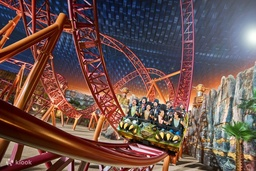
#> input picture imagesForLab3/tsah7c9evnal289z5fig.jpg, 256 x 171 px, shrunk from 750 x 500 before the run
$ python Laba4.py
#> lines starting #> are read from the running program, lines starting #| are printed output that depends on the picture
import cv2
import matplotlib.pyplot as plt
import numpy as np


def load_and_split_image_with_overlap(image_path, N, overlap=10):
#> called with image_path = 'imagesForLab3/tsah7c9evnal289z5fig.jpg', N = 250, overlap = 30
    image = cv2.imread(image_path)
#> image is the input picture: shape (171, 256, 3); mean B, G, R 77, 81.4, 108.5
    height, width = image.shape[:2]
#> height = 171; width = 256
    print(height, width)
#| 171 256
    part_width = width // N
#> part_width = 1
    return [image[:, max(0, i * part_width - overlap):min(width, (i + 1) * part_width + overlap)] for i in range(N)]


def detect_features(image):
    sift = cv2.SIFT_create(nfeatures=99999999)
    gray = cv2.cvtColor(image, cv2.COLOR_BGR2GRAY)
    keypoints, descriptors = sift.detectAndCompute(gray, None)
    return keypoints, descriptors


def match_features(desc1, desc2):
    if desc1 is None or desc2 is None or len(desc1) == 0 or len(desc2) == 0:
        return []
    matcher = cv2.BFMatcher()
    matches = matcher.knnMatch(desc1, desc2, k=2)
    good_matches = [m for m, n in matches if m.distance < 0.003 * n.distance]  # Adjusted threshold for practicality
    return good_matches


def stitch_images(img1, img2, kp1, kp2, matches):
    if len(matches) > 10:
        # Extract location of good matches
        points1 = np.float32([kp1[m.queryIdx].pt for m in matches])
        points2 = np.float32([kp2[m.trainIdx].pt for m in matches])

        # Find homography
        H, mask = cv2.findHomography(points2, points1, cv2.RANSAC, 5.0)
        if H is not None:
            # Obtain size of both images
            h1, w1 = img1.shape[:2]
            h2, w2 = img2.shape[:2]

            # Calculate corners of img1
            corners1 = np.float32([[0, 0], [0, h1], [w1, h1], [w1, 0]]).reshape(-1, 1, 2)
            # Calculate expected corners of img2 in the stitched image using homography
            corners2 = np.float32([[0, 0], [0, h2], [w2, h2], [w2, 0]]).reshape(-1, 1, 2)
            corners2_transformed = cv2.perspectiveTransform(corners2, H)

            # Find the combined bounding box of both images
            all_corners = np.concatenate((corners1, corners2_transformed), axis=0)
            xmin, ymin = np.int32(all_corners.min(axis=0).ravel())
            xmax, ymax = np.int32(all_corners.max(axis=0).ravel())

            # Adjust the translation matrix to avoid going out of bounds
            trans_dist = [-xmin, -ymin]
            trans_mat = np.array([[1, 0, trans_dist[0]], [0, 1, trans_dist[1]], [0, 0, 1]])

            # Warp img2 to img1's plane
            width = int(xmax - xmin)
            height = int(ymax - ymin)
            warp_img = cv2.warpPerspective(img2, trans_mat.dot(H), (width, height))

            # Place img1 in the translated image
            x_start = max(-xmin, 0)
            y_start = max(-ymin, 0)
            x_end = x_start + w1
            y_end = y_start + h1

            # Check if the coordinates are within the bounds of the new image
            if y_end > y_start and x_end > x_start and y_end <= height and x_end <= width:
                warp_img[y_start:y_end, x_start:x_end] = img1

            return warp_img

    return None


image_parts = load_and_split_image_with_overlap('imagesForLab3/tsah7c9evnal289z5fig.jpg', 250, 30)
#> image_parts = 250 items
stitched_image = image_parts[0]
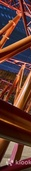
#> stitched_image: shape (171, 31, 3); mean of channels 0, 1, 2 48.6, 56.7, 97.4; drawn as B, G, R
kp_stitched, desc_stitched = detect_features(stitched_image)
#> in detect_features, `gray = cv2.cvtColor(image, cv2.COLOR_BGR2GRAY)`:
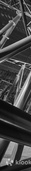
#> gray: shape (171, 31); min 7, max 238, mean 67.9
#> in detect_features, `keypoints, descriptors = sift.detectAndCompute(gray, None)`: keypoints = 35 keypoints; strongest (x, y, size): (17, 103, 5.1), (13, 146, 6.3), (23, 67, 2.6), (7, 161, 6.4)
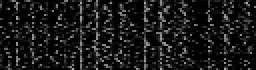
#> desc_stitched: shape (35, 128) float32 (shown 2 times larger); min 0, max 169, mean 24.8
#> kp_stitched has the same summary as keypoints in detect_features

for i in range(1, len(image_parts)):
    kp_next, desc_next = detect_features(image_parts[i])
    matches = match_features(desc_stitched, desc_next)
    result = stitch_images(stitched_image, image_parts[i], kp_stitched, kp_next, matches)
    if result is not None:
        stitched_image = result
        kp_stitched, desc_stitched = detect_features(stitched_image)
        print(f"Successfully stitched part with part {i + 1}")
    else:
        print(f"Failed to stitch part with part {i + 1}")
#> this loop made 249 passes
#> (matches, good_matches in match_features, corners1 in stitch_images, corners2 in stitch_images) on passes 1 to 6: (20 matches, 20 matches, [[0, 0], [0, 171], [31, 171], [31, 0]], [[0, 0], [0, 171], [32, 171], [32, 0]]), (21 matches, 21 matches, [[0, 0], [0, 171], [32, 171], [32, 0]], [[0, 0], [0, 171], [33, 171], [33, 0]]), (21 matches, 21 matches, [[0, 0], [0, 171], [33, 171], [33, 0]], [[0, 0], [0, 171], [34, 171], [34, 0]]), (22 matches, 22 matches, [[0, 0], [0, 171], [34, 171], [34, 0]], [[0, 0], [0, 171], [35, 171], [35, 0]]), (23 matches, 23 matches, [[0, 0], [0, 171], [35, 171], [35, 0]], [[0, 0], [0, 171], [36, 171], [36, 0]]), (24 matches, 24 matches, [[0, 0], [0, 171], [36, 171], [36, 0]], [[0, 0], [0, 171], [37, 171], [37, 0]])
#| Successfully stitched part with part 2
#| Successfully stitched part with part 3
#| Successfully stitched part with part 4
#| Successfully stitched part with part 5
#| Successfully stitched part with part 6
#| Successfully stitched part with part 7
#| Successfully stitched part with part 8
#| Successfully stitched part with part 9
#> (further printed lines are left out)
#> pass 1, in detect_features (call 2), `gray = cv2.cvtColor(image, cv2.COLOR_BGR2GRAY)`:
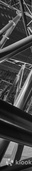
#> gray: shape (171, 32); min 7, max 238, mean 68.2
#> pass 1, in stitch_images, `warp_img = cv2.warpPerspective(img2, trans_mat.dot(H), (width, height))`:
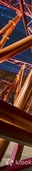
#> warp_img: shape (171, 32, 3); mean of channels 0, 1, 2 48.7, 56.9, 97.8; drawn as B, G, R
#> pass 1, `kp_stitched, desc_stitched = detect_features(stitched_image)`:
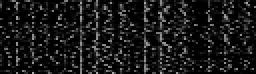
#> desc_stitched: shape (37, 128) float32 (shown 2 times larger); min 0, max 169, mean 24.7
#> after the loop:
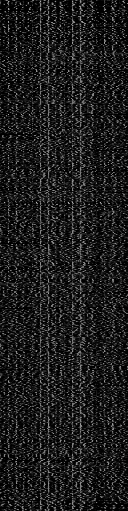
#> desc_stitched: shape (511, 128) float32; min 0, max 183, mean 29

if stitched_image is not None:
    plt.imshow(cv2.cvtColor(stitched_image, cv2.COLOR_BGR2RGB))
    plt.title('Final Stitched Image')
    plt.show()
else:
    print("No successful stitchings were achieved.")
